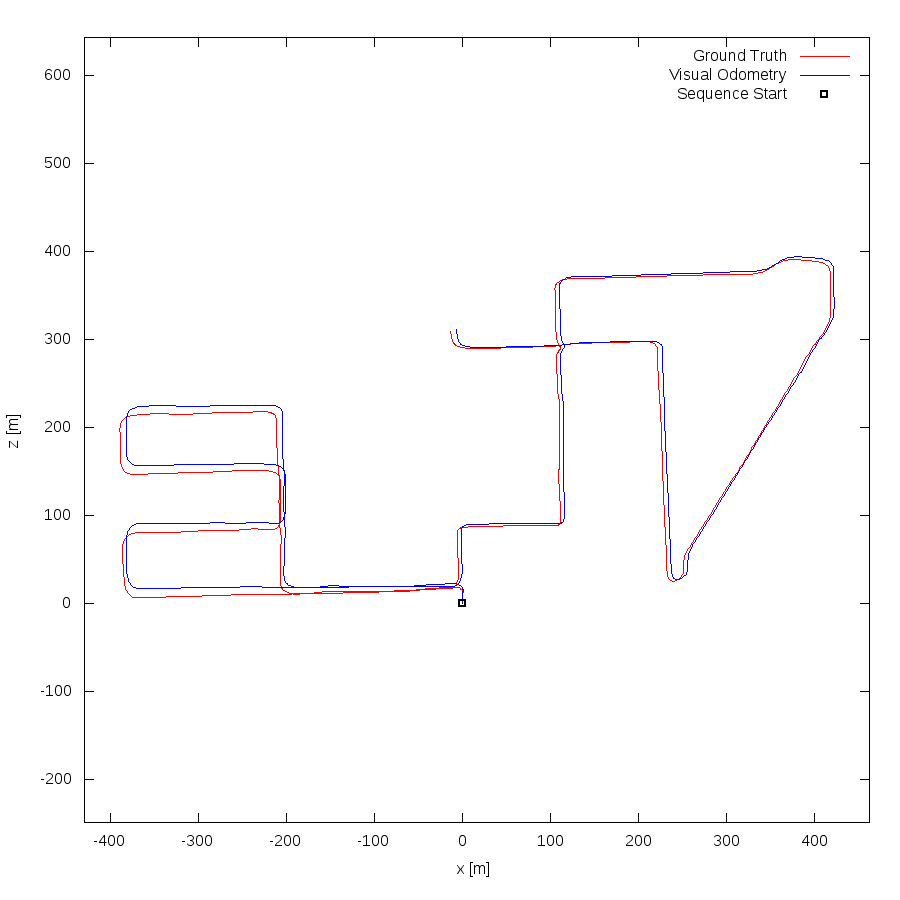

This figure's gnuplot source:
set term png size 900,900
set output "08.png"
set size ratio -1
set xrange [-430:462]
set yrange [-249:643]
set xlabel "x [m]"
set ylabel "z [m]"
plot "08.txt" using 1:2 lc rgb "#FF0000" title 'Ground Truth' w lines,"08.txt" using 3:4 lc rgb "#0000FF" title 'Visual Odometry' w lines,"< head -1 08.txt" using 1:2 lc rgb "#000000" pt 4 ps 1 lw 2 title 'Sequence Start' w points
